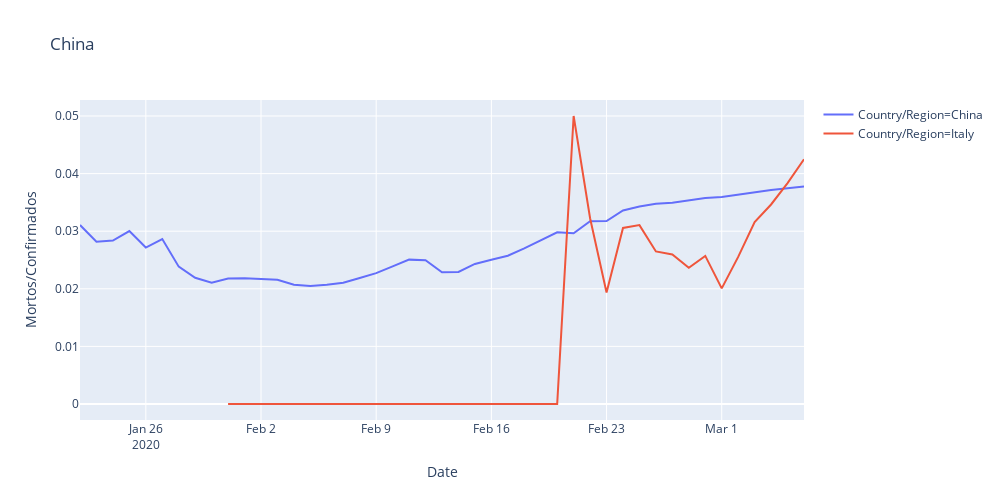

The cell this chart's notebook holds for it:
### Code cell
import plotly.express as px
full_table = full_table.loc[(full_table['Country/Region']=='Italy') | (full_table['Country/Region']=='China')]
temp = full_table.groupby(['Country/Region', 'Date'])['Confirmed', 'Deaths', 'Recovered'].sum()

temp = temp.reset_index()
temp['Mortos/Confirmados'] = temp['Deaths']/temp['Confirmed']


fig = px.line(temp, x="Date", y="Mortos/Confirmados", color='Country/Region',  height=500,width=1000,
             title='Evolução da taxa de Mortalidade (Total Mortos / Total Confirmados)')
fig.show()

### Figure 1 — Plotly figure (JSON) as saved in the notebook; plotly's stock layout.template omitted (floating-point values rounded to 4 significant figures)
{"data": [{"hoverlabel": {"namelength": 0}, "hovertemplate": "Country/Region=China<br>Date=%{x}<br>Mortos/Confirmados=%{y}", "legendgroup": "Country/Region=China", "line": {"color": "#636efa", "dash": "solid"}, "mode": "lines", "name": "Country/Region=China", "showlegend": true, "type": "scatter", "x": ["2020-01-22T00:00:00", "2020-01-23T00:00:00", "2020-01-24T00:00:00", "2020-01-25T00:00:00", "2020-01-26T00:00:00", "2020-01-27T00:00:00", "2020-01-28T00:00:00", "2020-01-29T00:00:00", "2020-01-30T00:00:00", "2020-01-31T00:00:00", "2020-02-01T00:00:00", "2020-02-02T00:00:00", "2020-02-03T00:00:00", "2020-02-04T00:00:00", "2020-02-05T00:00:00", "2020-02-06T00:00:00", "2020-02-07T00:00:00", "2020-02-08T00:00:00", "2020-02-09T00:00:00", "2020-02-10T00:00:00", "2020-02-11T00:00:00", "2020-02-12T00:00:00", "2020-02-13T00:00:00", "2020-02-14T00:00:00", "2020-02-15T00:00:00", "2020-02-16T00:00:00", "2020-02-17T00:00:00", "2020-02-18T00:00:00", "2020-02-19T00:00:00", "2020-02-20T00:00:00", "2020-02-21T00:00:00", "2020-02-22T00:00:00", "2020-02-23T00:00:00", "2020-02-24T00:00:00", "2020-02-25T00:00:00", "2020-02-26T00:00:00", "2020-02-27T00:00:00", "2020-02-28T00:00:00", "2020-02-29T00:00:00", "2020-03-01T00:00:00", "2020-03-02T00:00:00", "2020-03-03T00:00:00", "2020-03-04T00:00:00", "2020-03-05T00:00:00", "2020-03-06T00:00:00"], "xaxis": "x", "y": [0.03108, 0.02817, 0.02838, 0.03002, 0.02716, 0.02864, 0.02384, 0.02191, 0.02105, 0.02177, 0.02182, 0.02174, 0.02158, 0.02069, 0.0205, 0.02069, 0.02104, 0.02186, 0.02272, 0.0239, 0.02506, 0.02497, 0.02286, 0.02293, 0.02432, 0.02505, 0.02574, 0.027, 0.02836, 0.02981, 0.02963, 0.03173, 0.03175, 0.03361, 0.03429, 0.03478, 0.03496, 0.03537, 0.03577, 0.03595, 0.03639, 0.03674, 0.03714, 0.03746, 0.03775], "yaxis": "y"}, {"hoverlabel": {"namelength": 0}, "hovertemplate": "Country/Region=Italy<br>Date=%{x}<br>Mortos/Confirmados=%{y}", "legendgroup": "Country/Region=Italy", "line": {"color": "#EF553B", "dash": "solid"}, "mode": "lines", "name": "Country/Region=Italy", "showlegend": true, "type": "scatter", "x": ["2020-01-22T00:00:00", "2020-01-23T00:00:00", "2020-01-24T00:00:00", "2020-01-25T00:00:00", "2020-01-26T00:00:00", "2020-01-27T00:00:00", "2020-01-28T00:00:00", "2020-01-29T00:00:00", "2020-01-30T00:00:00", "2020-01-31T00:00:00", "2020-02-01T00:00:00", "2020-02-02T00:00:00", "2020-02-03T00:00:00", "2020-02-04T00:00:00", "2020-02-05T00:00:00", "2020-02-06T00:00:00", "2020-02-07T00:00:00", "2020-02-08T00:00:00", "2020-02-09T00:00:00", "2020-02-10T00:00:00", "2020-02-11T00:00:00", "2020-02-12T00:00:00", "2020-02-13T00:00:00", "2020-02-14T00:00:00", "2020-02-15T00:00:00", "2020-02-16T00:00:00", "2020-02-17T00:00:00", "2020-02-18T00:00:00", "2020-02-19T00:00:00", "2020-02-20T00:00:00", "2020-02-21T00:00:00", "2020-02-22T00:00:00", "2020-02-23T00:00:00", "2020-02-24T00:00:00", "2020-02-25T00:00:00", "2020-02-26T00:00:00", "2020-02-27T00:00:00", "2020-02-28T00:00:00", "2020-02-29T00:00:00", "2020-03-01T00:00:00", "2020-03-02T00:00:00", "2020-03-03T00:00:00", "2020-03-04T00:00:00", "2020-03-05T00:00:00", "2020-03-06T00:00:00"], "xaxis": "x", "y": [null, null, null, null, null, null, null, null, null, 0, 0, 0, 0, 0, 0, 0, 0, 0, 0, 0, 0, 0, 0, 0, 0, 0, 0, 0, 0, 0, 0.05, 0.03226, 0.01935, 0.03057, 0.03106, 0.02649, 0.02595, 0.02365, 0.02571, 0.02007, 0.02554, 0.03157, 0.03464, 0.03836, 0.04249], "yaxis": "y"}], "layout": {"height": 500, "legend": {"tracegroupgap": 0}, "title": {"text": "China"}, "width": 1000, "xaxis": {"anchor": "y", "domain": [0, 1], "title": {"text": "Date"}}, "yaxis": {"anchor": "x", "domain": [0, 1], "title": {"text": "Mortos/Confirmados"}}}}
